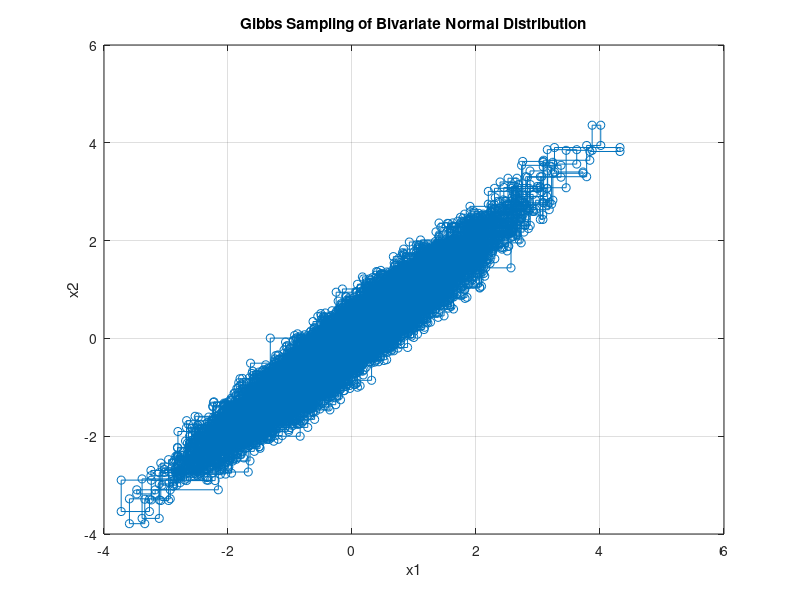

Write MATLAB code to recreate this figure.
%% Using Gibbs Sampling on Bivariate Normal Distribution 
% setting parameters 
mu1 = 0;
mu2 = 0;
sig1 = 1;
sig2 = 1;
rho = 0.95;
s = sig1 * sqrt(1-rho^2);

% iteration times & random seed
n_iter = 10000;
sims = NaN(n_iter*2, 2);
rng(1);

% Gibbs sampling algorithm 
x2 = 0; 
for t = 1:n_iter

    x1_mean = mu1 + rho * (x2 - mu2);
    x1 = normrnd(x1_mean, s);
    sims(2*t-1, :) = [x1, x2];

    x2_mean = mu2 + rho * (x1 - mu1);
    x2 = normrnd(x2_mean, s); 
    sims(2*t, :) = [x1, x2];
end 

% plot the result 
plot(sims(:,1), sims(:,2), '-o');
xlabel('x1');
ylabel('x2');
grid; 
title('Gibbs Sampling of Bivariate Normal Distribution'); 


